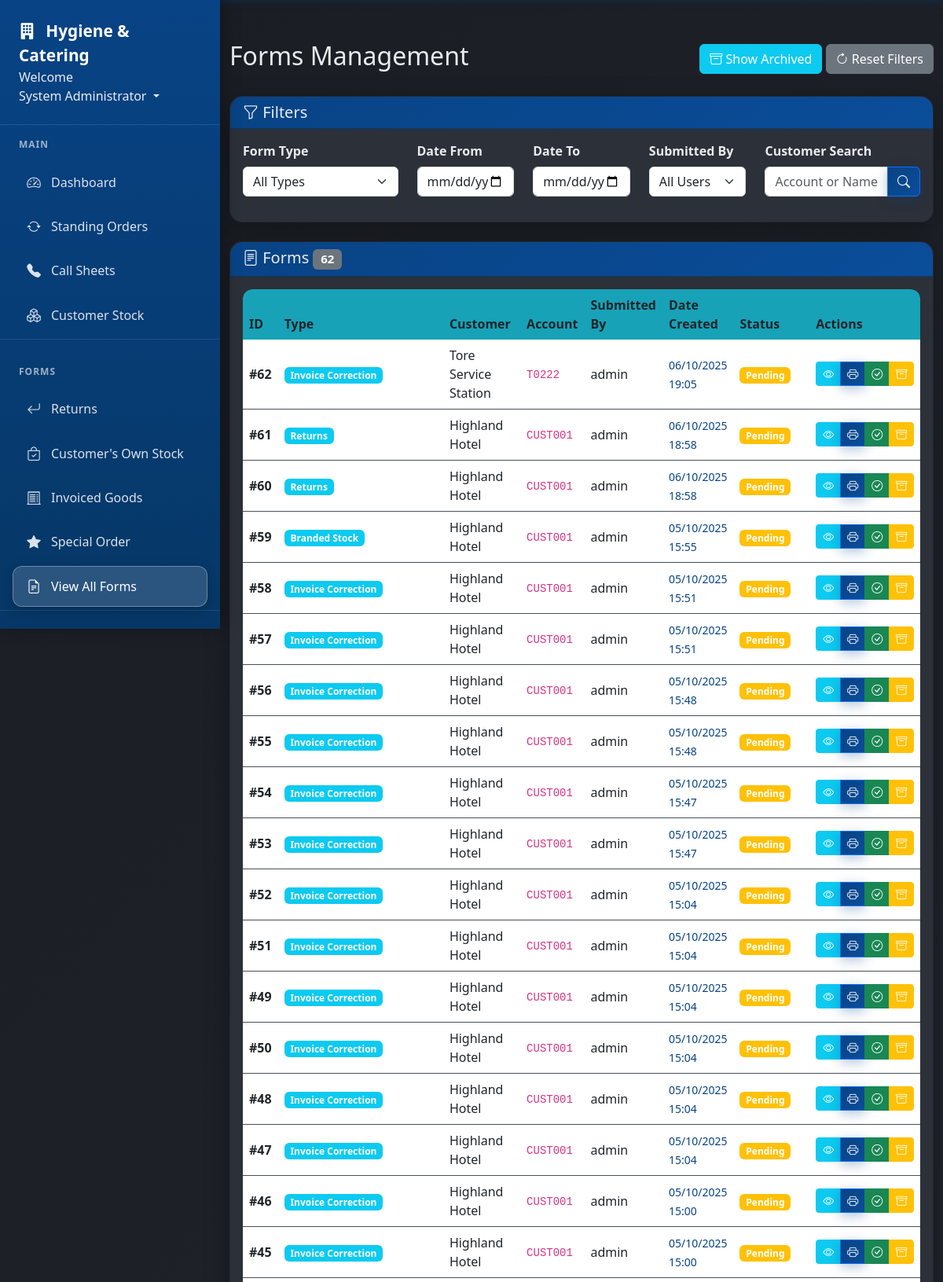
The page /forms (signed in, upper part) on the database its author committed.
### app/models.py (models this page shows, shortened)
class User(db.Model, UserMixin):
    id = db.Column(db.Integer, primary_key=True)
    username = db.Column(db.String(20), unique=True, nullable=False)  # Keep for system use
    email = db.Column(db.String(120), unique=True, nullable=False, index=True)  # Primary identifier
    full_name = db.Column(db.String(100), nullable=False)
    password_hash = db.Column(db.String(128), nullable=False)  # Changed from 'password' to 'password_hash'
    role = db.Column(db.String(20), nullable=False)
    job_title = db.Column(db.String(100))
    direct_phone = db.Column(db.String(20))
    mobile_phone = db.Column(db.String(20))
    is_active = db.Column(db.Boolean, default=True)
    must_change_password = db.Column(db.Boolean, default=False)
    created_at = db.Column(db.DateTime, nullable=False, default=datetime.utcnow)
    last_login = db.Column(db.DateTime)
    forms = db.relationship('Form', foreign_keys='Form.user_id', backref='author', lazy=True)
    callsheet_entries = db.relationship('CallsheetEntry', backref='entered_by', lazy=True)
    callsheets_created = db.relationship('Callsheet', backref='created_by_user', lazy=True)
    todo_items = db.relationship('TodoItem', backref='user', lazy=True, cascade='all, delete-orphan')
    company_updates = db.relationship('CompanyUpdate', backref='author', lazy=True, cascade='all, delete-orphan')

class Form(db.Model):
    id = db.Column(db.Integer, primary_key=True)
    type = db.Column(db.String(50), nullable=False)
    data = db.Column(db.Text, nullable=False)
    date_created = db.Column(db.DateTime, nullable=False, default=datetime.utcnow)
    user_id = db.Column(db.Integer, db.ForeignKey('user.id'), nullable=False)
    is_completed = db.Column(db.Boolean, default=False)
    completed_date = db.Column(db.DateTime, nullable=True)
    completed_by = db.Column(db.Integer, db.ForeignKey('user.id'), nullable=True)
    is_archived = db.Column(db.Boolean, default=False)
    completer = db.relationship('User', foreign_keys=[completed_by], backref='completed_forms')
    __table_args__ = (
        db.Index('idx_form_user_date', 'user_id', 'date_created'),
        db.Index('idx_form_status', 'is_completed', 'is_archived'),
        db.Index('idx_form_type', 'type'),
    )

### app/routes.py (the view, shortened to what this page needs)
@main.route('/forms')
@login_required
def forms():
    form_type = request.args.get('type', '')
    date_from = request.args.get('date_from', '')
    date_to = request.args.get('date_to', '')
    submitted_by = request.args.get('submitted_by', '')
    customer_search = request.args.get('customer', '')
    show_archived = request.args.get('show_archived', 'false') == 'true'
    query = Form.query
    if not show_archived:
        query = query.filter_by(is_archived=False)
    if form_type:
        query = query.filter(Form.type == form_type)
    if date_from:
        try:
            date_from_obj = datetime.strptime(date_from, '%Y-%m-%d')
            query = query.filter(Form.date_created >= date_from_obj)
        except:
            pass
    if submitted_by:
        query = query.join(User, Form.user_id == User.id).filter(User.username.ilike(f'%{submitted_by}%'))
    all_forms = query.order_by(Form.date_created.desc()).all()
    forms_with_data = []
    for form in all_forms:
        form_data = json.loads(form.data)
        form_dict = {
            'id': form.id,
            'type': form.type.replace('_', ' ').title(),
            'type_raw': form.type,
            'date_created': form.date_created,
            'author': User.query.get(form.user_id).username if User.query.get(form.user_id) else 'Unknown',
            'data': form_data,
            'customer_account': form_data.get('customer_account', 'N/A'),
            'customer_name': form_data.get('customer_name', 'N/A'),
            'is_completed': form.is_completed,
            'completed_date': form.completed_date,
            'completed_by': User.query.get(form.completed_by).username if form.completed_by else None,
            'is_archived': form.is_archived
        }
        forms_with_data.append(form_dict)
    unique_types = db.session.query(Form.type).distinct().all()
    form_types = [t[0] for t in unique_types]
    all_users = User.query.all()
    return render_template('forms.html',
                         title='All Forms',
                         forms=forms_with_data,
                         form_types=form_types,
                         all_users=all_users,
                         current_filters={
                             'type': form_type,
                             'date_from': date_from,
                             'date_to': date_to,
                             'submitted_by': submitted_by,
                             'customer': customer_search,
                             'show_archived': show_archived
                         })

### app/templates/forms.html (shortened to what this page needs)
{% extends "base.html" %}
{% block content %}
<div class="d-flex justify-content-between align-items-center mb-4">
  <h2>Forms Management</h2>
  <div>
    <button class="btn btn-info" onclick="toggleArchived()">
      <i class="bi bi-archive"></i>
      {% if current_filters.show_archived %}
        Hide Archived
      {% else %}
        Show Archived
      {% endif %}
    </button>
    <button class="btn btn-secondary" onclick="resetFilters()">
      <i class="bi bi-arrow-clockwise"></i> Reset Filters
    </button>
  </div>
</div>
<div class="card mb-4">
  <div class="card-header">
    <h5 class="mb-0"><i class="bi bi-funnel"></i> Filters</h5>
  </div>
  <div class="card-body">
    <form method="GET" action="{{ url_for('main.forms') }}" id="filterForm">
      <div class="row">
        <div class="col-md-3 mb-3">
          <label class="form-label">Form Type</label>
          <select class="form-select" name="type" onchange="this.form.submit()">
            <option value="">All Types</option>
          </select>
        </div>
        <div class="col-md-2 mb-3">
          <label class="form-label">Date From</label>
          <input type="date" class="form-control" name="date_from"
                 value="{{ current_filters.date_from }}" onchange="this.form.submit()">
        </div>
        <div class="col-md-2 mb-3">
          <label class="form-label">Date To</label>
          <input type="date" class="form-control" name="date_to"
                 value="{{ current_filters.date_to }}" onchange="this.form.submit()">
        </div>
        <div class="col-md-2 mb-3">
          <label class="form-label">Submitted By</label>
          <select class="form-select" name="submitted_by" onchange="this.form.submit()">
            <option value="">All Users</option>
          </select>
        </div>
        <div class="col-md-3 mb-3">
          <label class="form-label">Customer Search</label>
          <div class="input-group">
            <input type="text" class="form-control" name="customer"
                   placeholder="Account or Name" value="{{ current_filters.customer }}">
            <button class="btn btn-primary" type="submit">
              <i class="bi bi-search"></i>
            </button>
          </div>
        </div>
      </div>
    </form>
  </div>
</div>
<div class="card">
  <div class="card-header">
    <h5 class="mb-0">
      <i class="bi bi-file-text"></i> Forms
      <span class="badge bg-secondary">{{ forms|length }}</span>
    </h5>
  </div>
  <div class="card-body">
    {% if forms %}
    <div class="table-responsive">
      <table class="table table-hover">
        <thead>
          <tr>
            <th>ID</th>
            <th>Type</th>
            <th>Customer</th>
            <th>Account</th>
            <th>Submitted By</th>
            <th>Date Created</th>
            <th>Status</th>
            <th width="200">Actions</th>
          </tr>
        </thead>
        <tbody>
          {% for form in forms %}
          <tr class="{% if form.is_archived %}table-secondary{% endif %}">
            <td>
              <strong>#{{ form.id }}</strong>
            </td>
            <td>
              <span class="badge bg-info">{{ form.type }}</span>
            </td>
            <td>{{ form.customer_name }}</td>
            <td>
              <code>{{ form.customer_account }}</code>
            </td>
            <td>{{ form.author }}</td>
            <td>
              <small>{{ form.date_created.strftime('%d/%m/%Y %H:%M') }}</small>
            </td>
            <td>
              {% if form.is_archived %}
                <span class="badge bg-secondary">Archived</span>
              {% elif form.is_completed %}
                <span class="badge bg-success">Completed</span>
                {% if form.completed_by %}
                  <br><small class="text-muted">by {{ form.completed_by }}</small>
                {% endif %}
              {% else %}
                <span class="badge bg-warning">Pending</span>
              {% endif %}
            </td>
            <td>
              <div class="btn-group btn-group-sm" role="group">
                <a href="{{ url_for('main.view_form', form_id=form.id) }}"
                   class="btn btn-info" title="View">
                  <i class="bi bi-eye"></i>
                </a>
                <a href="{{ url_for('main.print_form', form_id=form.id) }}"
                   class="btn btn-primary" target="_blank" title="Print">
                  <i class="bi bi-printer"></i>
                </a>
                {% if not form.is_archived %}
                  {% if not form.is_completed %}
                    <button class="btn btn-success" onclick="completeForm({{ form.id }})" title="Mark Complete">
                      <i class="bi bi-check-circle"></i>
                    </button>
                  {% endif %}
                  <button class="btn btn-warning" onclick="archiveForm({{ form.id }})" title="Archive">
                    <i class="bi bi-archive"></i>
                  </button>
                {% else %}
                  <button class="btn btn-secondary" onclick="unarchiveForm({{ form.id }})" title="Restore">
                    <i class="bi bi-arrow-counterclockwise"></i>
                  </button>
                {% endif %}
              </div>
            </td>
          </tr>
          {% endfor %}
        </tbody>
      </table>
    </div>
    {% endif %}
  </div>
</div>
{% endblock %}

### app/templates/base.html (shortened to what this page needs)
<!DOCTYPE html>
<html lang="en">
  <head>
    <link
      rel="stylesheet"
      href="{{ url_for('static', filename='style.css') }}"
    />
    <link
      href="https://cdn.jsdelivr.net/npm/bootstrap@5.3.0/dist/css/bootstrap.min.css"
      rel="stylesheet"
    />
    <link
      href="https://cdn.jsdelivr.net/npm/bootstrap-icons@1.11.0/font/bootstrap-icons.css"
      rel="stylesheet"
    />
  </head>
  <body>
    <nav class="nav-sidebar" id="navSidebar">
      <div class="nav-sidebar-header">
        <a href="{{ url_for('main.dashboard') }}" class="nav-sidebar-brand">
          <i class="bi bi-building-fill me-2"></i>
          Hygiene & Catering
        </a>
        <li class="nav-item dropdown" style="display: block">
          <text>Welcome</text>
          <a
            class="nav-link dropdown-toggle"
            href="#"
            id="userDropdown"
            role="button"
            data-bs-toggle="dropdown"
          >
             {{ current_user.full_name or
            current_user.username }}
          </a>
        </li>
      </div>
      {% if current_user.is_authenticated %}
      <div class="nav-sidebar-nav">
        <div class="nav-section">
          <div class="nav-section-title">Main</div>
          <div class="nav-item">
            <a class="nav-link" href="{{ url_for('main.dashboard') }}">
              <i class="bi bi-speedometer2"></i>
              Dashboard
            </a>
          </div>
          <div class="nav-item">
            <a class="nav-link" href="{{ url_for('main.standing_orders') }}">
              <i class="bi bi-arrow-repeat"></i>
              Standing Orders
            </a>
          </div>
          <div class="nav-item">
            <a class="nav-link" href="{{ url_for('main.callsheets') }}">
              <i class="bi bi-telephone-fill"></i>
              Call Sheets
            </a>
          </div>
          <div class="nav-item">
            <a class="nav-link" href="{{ url_for('main.customer_stock') }}">
              <i class="bi bi-boxes"></i>
              Customer Stock
            </a>
          </div>
        </div>
        <div class="nav-section">
          <div class="nav-section-title">Forms</div>
          <div class="nav-item">
            <a class="nav-link" href="{{ url_for('main.returns') }}">
              <i class="bi bi-arrow-return-left"></i>
              Returns
            </a>
          </div>
          <div class="nav-item">
            <a class="nav-link" href="{{ url_for('main.branded_stock') }}">
              <i class="bi bi-bag-check"></i>
              Customer's Own Stock
            </a>
          </div>
          <div class="nav-item">
            <a class="nav-link" href="{{ url_for('main.invoice_correction') }}">
              <i class="bi bi-receipt-cutoff"></i>
              Invoiced Goods
            </a>
          </div>
          <div class="nav-item">
            <a class="nav-link" href="{{ url_for('main.special_order') }}">
              <i class="bi bi-star-fill"></i>
              Special Order
            </a>
          </div>
          <div class="nav-item">
            <a class="nav-link" href="{{ url_for('main.forms') }}">
              <i class="bi bi-file-earmark-text"></i>
              View All Forms
            </a>
          </div>
        </div>
      </div>
      {% endif %}
    </nav>
    <div class="main-content" id="mainContent">
      <div class="container-fluid">
         {% block content %}{% endblock %}
      </div>
    </div>
  </body>
</html>

### rows shown on the page
User: full_name "System Administrator", author "admin" "admin" "admin" "admin" "admin" "admin" "admin" "admin" "admin" "admin" "admin" "admin" "admin" "admin" "admin" "admin" "admin" "admin"
Form: date_created "06/10/2025 19:05"
Form: date_created "06/10/2025 18:58"
Form: date_created "06/10/2025 18:58"
Form: date_created "05/10/2025 15:55"
Form: date_created "05/10/2025 15:51"
Form: date_created "05/10/2025 15:51"
Form: date_created "05/10/2025 15:48"
Form: date_created "05/10/2025 15:48"
Form: date_created "05/10/2025 15:47"
Form: date_created "05/10/2025 15:47"
Form: date_created "05/10/2025 15:04"
Form: date_created "05/10/2025 15:04"
Form: date_created "05/10/2025 15:04"
Form: date_created "05/10/2025 15:04"
Form: date_created "05/10/2025 15:04"
Form: date_created "05/10/2025 15:04"
Form: date_created "05/10/2025 15:00"
Form: date_created "05/10/2025 15:00"
